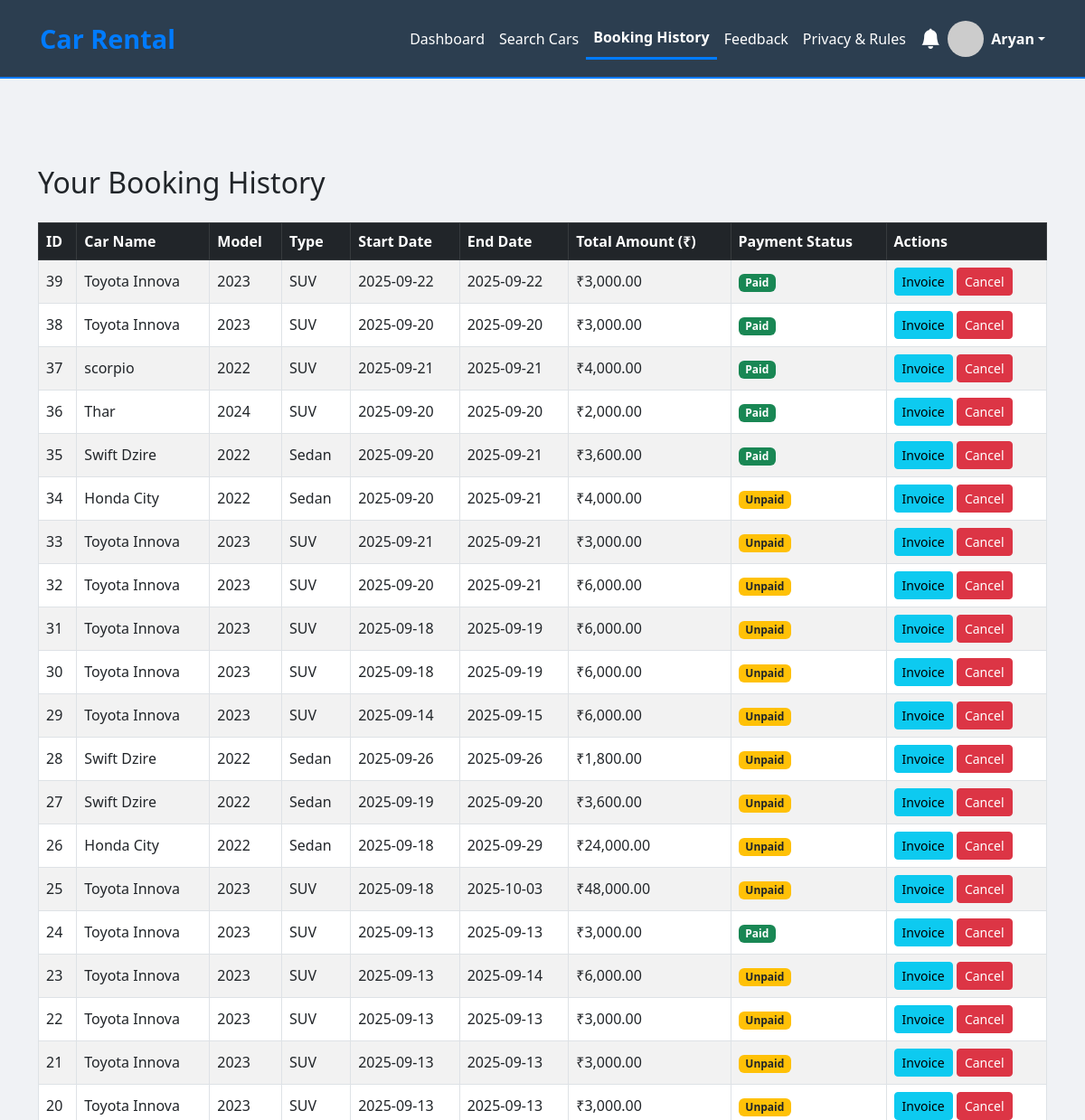
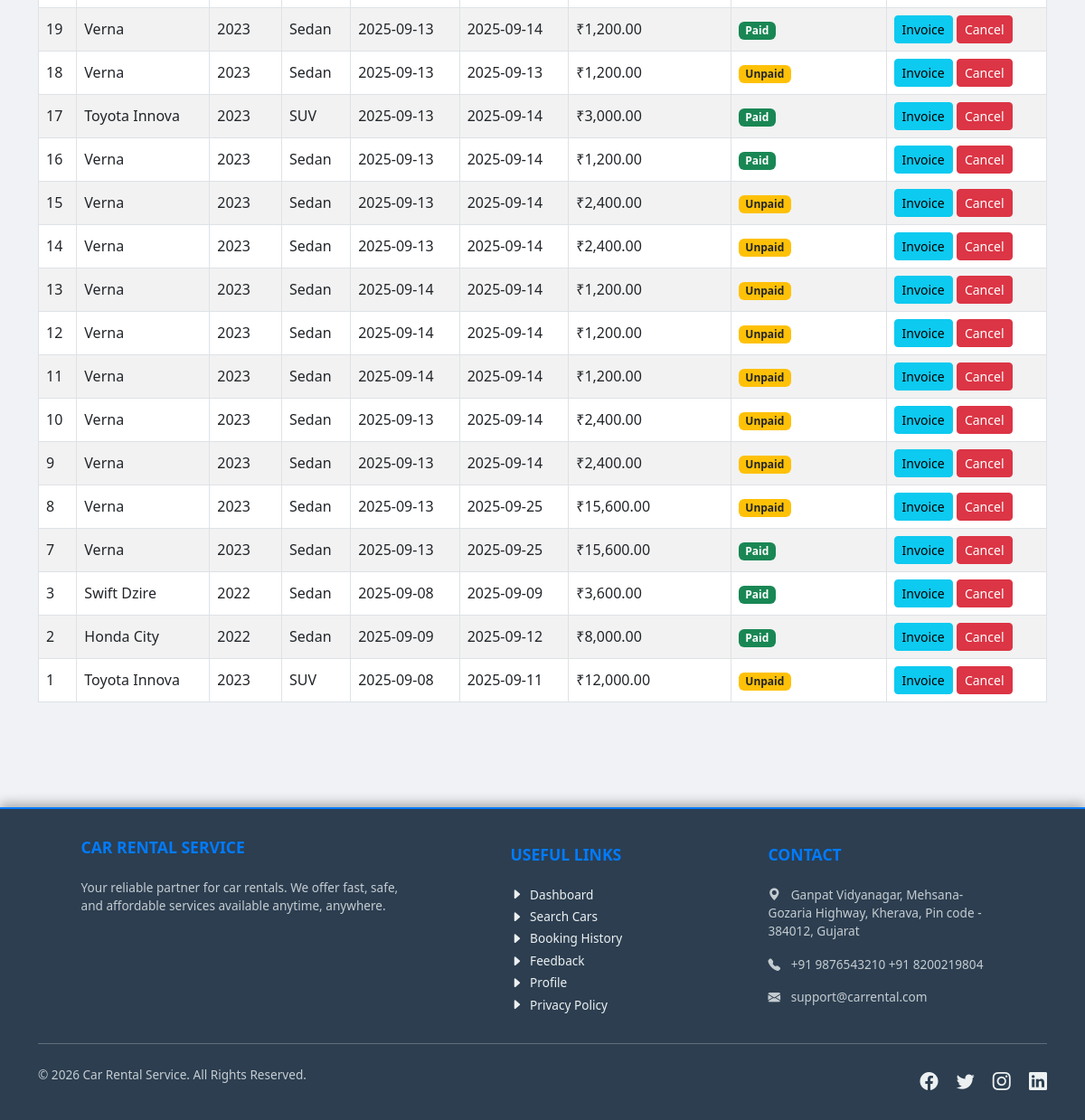
The page /booking_history.php (signed in) on the database its author committed (2 pictures, top to bottom).
### tables this page shows
CREATE TABLE `users` (
  `id` int(11) NOT NULL,
  `username` varchar(50) NOT NULL,
  `email` varchar(100) NOT NULL,
  `mobile` varchar(20) NOT NULL,
  `city` varchar(50) NOT NULL,
  `image` varchar(255) DEFAULT NULL,
  `password` varchar(255) NOT NULL,
  `role` varchar(10) NOT NULL DEFAULT 'user'
);

CREATE TABLE `bookings` (
  `id` int(11) NOT NULL,
  `user_id` int(11) NOT NULL,
  `car_id` int(11) NOT NULL,
  `start_date` date NOT NULL,
  `end_date` date NOT NULL,
  `total_amount` decimal(10,2) NOT NULL,
  `payment_method` varchar(20) NOT NULL,
  `payment_status` enum('Paid','Pending') NOT NULL DEFAULT 'Pending',
  `booking_status` enum('Pending','Approved','Cancelled') NOT NULL DEFAULT 'Pending',
  `created_at` timestamp NOT NULL DEFAULT current_timestamp(),
  `payment_delay_reason` text DEFAULT NULL,
  `notification_flag` tinyint(1) NOT NULL DEFAULT 0,
  `new_due_date` date DEFAULT NULL
);

CREATE TABLE `cars` (
  `id` int(11) NOT NULL,
  `car_name` varchar(100) NOT NULL,
  `model` varchar(50) NOT NULL,
  `type` varchar(50) NOT NULL,
  `fuel_type` varchar(20) NOT NULL,
  `seating_capacity` int(2) NOT NULL,
  `rate_per_day` decimal(10,2) NOT NULL,
  `location` varchar(50) NOT NULL,
  `availability` enum('Available','Booked') NOT NULL DEFAULT 'Available',
  `image` varchar(100) DEFAULT NULL
);

### booking_history.php (the view, shortened to what this page needs)
<?php
include '../config.php';
$user_id = $_SESSION['user_id'];
$stmt = $conn->prepare("SELECT b.*, c.car_name, c.model, c.type
                         FROM bookings b
                         JOIN cars c ON b.car_id = c.id
                         WHERE b.user_id = ?
                         ORDER BY b.created_at DESC");
$stmt->bind_param("i", $user_id);
$stmt->execute();
$bookings = $stmt->get_result();
include 'Header.php';
?>
<div class="container mt-5 pt-5">
    <h2 class="mb-4">Your Booking History</h2>
    <?php if ($bookings->num_rows > 0): ?>
        <div class="table-responsive">
            <table class="table table-bordered table-striped table-hover align-middle">
                <thead class="table-dark">
                    <tr>
                        <th>ID</th>
                        <th>Car Name</th>
                        <th>Model</th>
                        <th>Type</th>
                        <th>Start Date</th>
                        <th>End Date</th>
                        <th>Total Amount (₹)</th>
                        <th>Payment Status</th>
                        <th>Actions</th>
                    </tr>
                </thead>
                <tbody>
                    <?php while ($row = $bookings->fetch_assoc()): ?>
                        <?php
                            $payment_badge = '';
                            if ($row['payment_status'] === 'Paid') {
                                $payment_badge = '<span class="badge bg-success">Paid</span>';
                            } else {
                                $payment_badge = '<span class="badge bg-warning text-dark">Unpaid</span>';
                            }
                        ?>
                        <tr>
                            <td><?= htmlspecialchars($row['id']) ?></td>
                            <td><?= htmlspecialchars($row['car_name']) ?></td>
                            <td><?= htmlspecialchars($row['model']) ?></td>
                            <td><?= htmlspecialchars($row['type']) ?></td>
                            <td><?= htmlspecialchars($row['start_date']) ?></td>
                            <td><?= htmlspecialchars($row['end_date']) ?></td>
                            <td>₹<?= number_format($row['total_amount'], 2) ?></td>
                            <td><?= $payment_badge ?></td>
                            <td>
                                <a href="invoice.php?id=<?= htmlspecialchars($row['id']) ?>" class="btn btn-info btn-sm">Invoice</a>
                                <a href="cancel_booking.php?id=<?= htmlspecialchars($row['id']) ?>" class="btn btn-danger btn-sm" onclick="return confirm('Are you sure you want to cancel this booking? This action cannot be undone.')">Cancel</a>
                            </td>
                        </tr>
                    <?php endwhile; ?>
                </tbody>
            </table>
        </div>
    <?php else: ?>
        <div class="alert alert-info text-center" role="alert">
            You don't have any bookings yet. <a href="search_cars.php" class="alert-link">Start your search now!</a>
        </div>
    <?php endif; ?>
</div>
<?php include 'Footer.php'; ?>

### Header.php (shortened to what this page needs)
<?php
include '../config.php';
$user = null;
if (isset($_SESSION['user_id'])) {
    $uid = $_SESSION['user_id'];
    $stmt = $conn->prepare("SELECT * FROM users WHERE id = ?");
    $stmt->bind_param("i", $uid);
    $stmt->execute();
    $user = $stmt->get_result()->fetch_assoc();
    $profileImage = !empty($user['image']) && file_exists("../assets/images/" . $user['image'])
        ? "../assets/images/" . $user['image']
        : "https://placehold.co/50x50/34495e/ecf0f1?text=User";
}
$current_page = basename($_SERVER['PHP_SELF']);
?>
<!DOCTYPE html>
<html lang="en">
<head>
<link href="https://cdn.jsdelivr.net/npm/bootstrap@5.3.0/dist/css/bootstrap.min.css" rel="stylesheet">
<link href="https://cdn.jsdelivr.net/npm/bootstrap-icons@1.10.5/font/bootstrap-icons.css" rel="stylesheet">
</head>
<body>
<nav class="navbar navbar-expand-lg navbar-dark navbar-custom">
    <div class="container-fluid">
        <a class="navbar-brand" href="dashboard.php">Car Rental</a>
        <div class="collapse navbar-collapse" id="navbarNav">
            <ul class="navbar-nav ms-auto align-items-center">
                <?php if ($user): ?>
                    <li class="nav-item">
                        <a class="nav-link <?= ($current_page == 'dashboard.php') ? 'active' : '' ?>" href="dashboard.php">Dashboard</a>
                    </li>
                    <li class="nav-item">
                        <a class="nav-link <?= ($current_page == 'search_cars.php') ? 'active' : '' ?>" href="search_cars.php">Search Cars</a>
                    </li>
                    <li class="nav-item">
                        <a class="nav-link <?= ($current_page == 'booking_history.php') ? 'active' : '' ?>" href="booking_history.php">Booking History</a>
                    </li>
                    <li class="nav-item">
                        <a class="nav-link <?= ($current_page == 'feedback.php') ? 'active' : '' ?>" href="feedback.php">Feedback</a>
                    </li>
                    <li class="nav-item">
                    <a class="nav-link <?= ($current_page == 'privacy_policy.php') ? 'active' : '' ?>" href="privacy_policy.php">Privacy & Rules</a>
                </li>
                    <li class="nav-item dropdown">
                        <a class="nav-link position-relative" href="#" role="button" data-bs-toggle="dropdown" aria-expanded="false">
                            <i class="bi bi-bell-fill notification"></i>
                        </a>
                    </li>
<div class="dropdown ms-auto">
  <a href="#" class="d-flex align-items-center text-white text-decoration-none dropdown-toggle" id="userDropdown" data-bs-toggle="dropdown" aria-expanded="false">
    <img src="<?php echo htmlspecialchars($profileImage); ?>" alt="User" width="40" height="40" class="rounded-circle me-2">
    <strong><?php echo htmlspecialchars($user['username'] ?? 'User'); ?></strong>
  </a>
</div>
                <?php else: ?>
                    <li class="nav-item"><a class="nav-link <?= ($current_page == 'index.php') ? 'active' : '' ?>" href="index.php">Login</a></li>
                    <li class="nav-item"><a class="nav-link <?= ($current_page == 'register.php') ? 'active' : '' ?>" href="register.php">Register</a></li>
                <?php endif; ?>
            </ul>
        </div>
    </div>
</nav>
</body>
</html>

### Header.php (style rules this page uses)
body { background-color: #f0f2f5; }
.navbar-custom { background:#2c3e50; padding:1rem 2rem; border-bottom:2px solid #007BFF; }
.navbar-brand { font-weight:700; font-size:1.8rem; color:#007BFF; }
.nav-link { color:#fff !important; padding:0.6rem 1rem; font-weight:500; transition:all 0.3s ease; }
.nav-link.active { border-bottom:3px solid #007BFF; font-weight:600; }
.notification { font-size:1.4rem; color:#fff; }

### Footer.php (style rules this page uses)
body { display: flex; flex-direction: column; min-height: 100vh; }
:root { --footer-bg: #2c3e50; --accent-color: #007BFF; --text-color: #ecf0f1; --hover-color: #e67e22; --divider-color: #495057; }

### rows shown on the page
users: username "Aryan"
bookings: id "39", car.car_name "Toyota Innova", car.model "2023", car.type "SUV", start_date "2025-09-22", end_date "2025-09-22", total_amount "3,000.00", payment_status "Paid"
bookings: id "38", car.car_name "Toyota Innova", car.model "2023", car.type "SUV", start_date "2025-09-20", end_date "2025-09-20", total_amount "3,000.00", payment_status "Paid"
bookings: id "37", car.car_name "scorpio", car.model "2022", car.type "SUV", start_date "2025-09-21", end_date "2025-09-21", total_amount "4,000.00", payment_status "Paid"
bookings: id "36", car.car_name "Thar", car.model "2024", car.type "SUV", start_date "2025-09-20", end_date "2025-09-20", total_amount "2,000.00", payment_status "Paid"
bookings: id "35", car.car_name "Swift Dzire", car.model "2022", car.type "Sedan", start_date "2025-09-20", end_date "2025-09-21", total_amount "3,600.00", payment_status "Paid"
bookings: id "34", car.car_name "Honda City", car.model "2022", car.type "Sedan", start_date "2025-09-20", end_date "2025-09-21", total_amount "4,000.00", payment_status "Unpaid"
bookings: id "33", car.car_name "Toyota Innova", car.model "2023", car.type "SUV", start_date "2025-09-21", end_date "2025-09-21", total_amount "3,000.00", payment_status "Unpaid"
bookings: id "32", car.car_name "Toyota Innova", car.model "2023", car.type "SUV", start_date "2025-09-20", end_date "2025-09-21", total_amount "6,000.00", payment_status "Unpaid"
bookings: id "31", car.car_name "Toyota Innova", car.model "2023", car.type "SUV", start_date "2025-09-18", end_date "2025-09-19", total_amount "6,000.00", payment_status "Unpaid"
bookings: id "30", car.car_name "Toyota Innova", car.model "2023", car.type "SUV", start_date "2025-09-18", end_date "2025-09-19", total_amount "6,000.00", payment_status "Unpaid"
bookings: id "29", car.car_name "Toyota Innova", car.model "2023", car.type "SUV", start_date "2025-09-14", end_date "2025-09-15", total_amount "6,000.00", payment_status "Unpaid"
bookings: id "28", car.car_name "Swift Dzire", car.model "2022", car.type "Sedan", start_date "2025-09-26", end_date "2025-09-26", total_amount "1,800.00", payment_status "Unpaid"
bookings: id "27", car.car_name "Swift Dzire", car.model "2022", car.type "Sedan", start_date "2025-09-19", end_date "2025-09-20", total_amount "3,600.00", payment_status "Unpaid"
bookings: id "26", car.car_name "Honda City", car.model "2022", car.type "Sedan", start_date "2025-09-18", end_date "2025-09-29", total_amount "24,000.00", payment_status "Unpaid"
bookings: id "25", car.car_name "Toyota Innova", car.model "2023", car.type "SUV", start_date "2025-09-18", end_date "2025-10-03", total_amount "48,000.00", payment_status "Unpaid"
bookings: id "24", car.car_name "Toyota Innova", car.model "2023", car.type "SUV", start_date "2025-09-13", end_date "2025-09-13", total_amount "3,000.00", payment_status "Paid"
bookings: id "23", car.car_name "Toyota Innova", car.model "2023", car.type "SUV", start_date "2025-09-13", end_date "2025-09-14", total_amount "6,000.00", payment_status "Unpaid"
bookings: id "22", car.car_name "Toyota Innova", car.model "2023", car.type "SUV", start_date "2025-09-13", end_date "2025-09-13", total_amount "3,000.00", payment_status "Unpaid"
bookings: id "21", car.car_name "Toyota Innova", car.model "2023", car.type "SUV", start_date "2025-09-13", end_date "2025-09-13", total_amount "3,000.00", payment_status "Unpaid"
bookings: id "20", car.car_name "Toyota Innova", car.model "2023", car.type "SUV", start_date "2025-09-13", end_date "2025-09-13", total_amount "3,000.00", payment_status "Unpaid"
bookings: id "19", car.car_name "Verna", car.model "2023", car.type "Sedan", start_date "2025-09-13", end_date "2025-09-14", total_amount "1,200.00", payment_status "Paid"
bookings: id "18", car.car_name "Verna", car.model "2023", car.type "Sedan", start_date "2025-09-13", end_date "2025-09-13", total_amount "1,200.00", payment_status "Unpaid"
bookings: id "17", car.car_name "Toyota Innova", car.model "2023", car.type "SUV", start_date "2025-09-13", end_date "2025-09-14", total_amount "3,000.00", payment_status "Paid"
bookings: id "16", car.car_name "Verna", car.model "2023", car.type "Sedan", start_date "2025-09-13", end_date "2025-09-14", total_amount "1,200.00", payment_status "Paid"
bookings: id "15", car.car_name "Verna", car.model "2023", car.type "Sedan", start_date "2025-09-13", end_date "2025-09-14", total_amount "2,400.00", payment_status "Unpaid"
bookings: id "14", car.car_name "Verna", car.model "2023", car.type "Sedan", start_date "2025-09-13", end_date "2025-09-14", total_amount "2,400.00", payment_status "Unpaid"
bookings: id "13", car.car_name "Verna", car.model "2023", car.type "Sedan", start_date "2025-09-14", end_date "2025-09-14", total_amount "1,200.00", payment_status "Unpaid"
bookings: id "12", car.car_name "Verna", car.model "2023", car.type "Sedan", start_date "2025-09-14", end_date "2025-09-14", total_amount "1,200.00", payment_status "Unpaid"
bookings: id "11", car.car_name "Verna", car.model "2023", car.type "Sedan", start_date "2025-09-14", end_date "2025-09-14", total_amount "1,200.00", payment_status "Unpaid"
bookings: id "10", car.car_name "Verna", car.model "2023", car.type "Sedan", start_date "2025-09-13", end_date "2025-09-14", total_amount "2,400.00", payment_status "Unpaid"
bookings: id "9", car.car_name "Verna", car.model "2023", car.type "Sedan", start_date "2025-09-13", end_date "2025-09-14", total_amount "2,400.00", payment_status "Unpaid"
bookings: id "8", car.car_name "Verna", car.model "2023", car.type "Sedan", start_date "2025-09-13", end_date "2025-09-25", total_amount "15,600.00", payment_status "Unpaid"
bookings: id "7", car.car_name "Verna", car.model "2023", car.type "Sedan", start_date "2025-09-13", end_date "2025-09-25", total_amount "15,600.00", payment_status "Paid"
bookings: id "3", car.car_name "Swift Dzire", car.model "2022", car.type "Sedan", start_date "2025-09-08", end_date "2025-09-09", total_amount "3,600.00", payment_status "Paid"
bookings: id "2", car.car_name "Honda City", car.model "2022", car.type "Sedan", start_date "2025-09-09", end_date "2025-09-12", total_amount "8,000.00", payment_status "Paid"
bookings: id "1", car.car_name "Toyota Innova", car.model "2023", car.type "SUV", start_date "2025-09-08", end_date "2025-09-11", total_amount "12,000.00", payment_status "Unpaid"
